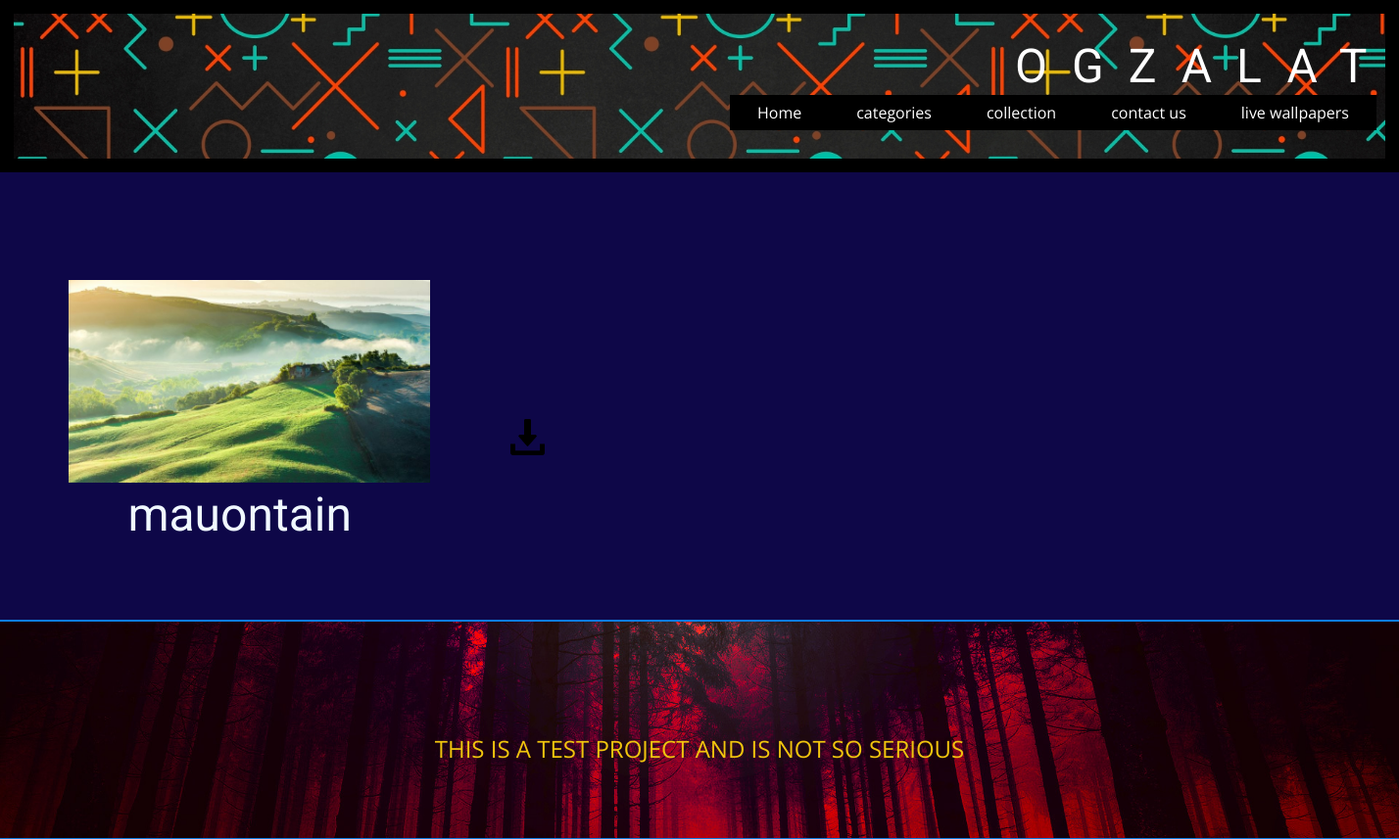
/nature/, run on the app's committed database.
### wallpaper/models.py (models this page shows)
class Wallpaper(models.Model):
    title = models.CharField(max_length=225)
    image = models.ImageField(upload_to='image/')
    Wallpaper=models.ImageField(upload_to='walls/')
    created_time = models.DateTimeField(auto_now=True)
    CATEGORY = [
        ('GAMES' , 'Games'),
        ('NATURE' , 'Nature'),
        ('ABSTRACT' , 'Abstract'),
        ('CARS' , 'Cars'),
        ('ANIMALS' , 'Animals') ,
        ('ARCHITECTURE' , 'Architecture'),
        ('SPACE' , 'Space'),
        ('RANDOM' , 'Random'),
    ]
    category = models.CharField(max_length=15, choices=CATEGORY , default='Random')
    def __str__(self) :
        return self.title

### wallpaper/views.py (the view)
# urls.py: path('nature/',views.nature,name='nature'),
def nature(request,):
    wall = Wallpaper.objects.all()
    context = {
        "photolist" : wall,
        "photocount" : wall.count()
    }
    return render(request ,'walls/category/nature.html',context)

### templates/walls/category/nature.html (shortened to what this page needs)
<!DOCTYPE html>
{% load static %}
<html style="font-size: 16px;" lang="en"><head>
    <link rel="stylesheet" href="{% static 'nicepage.css' %} " media="screen">
<link rel="stylesheet" href="{% static 'games.css' %} " media="screen">
</head>
  <body class="u-body u-xl-mode" data-lang="en"><header class="u-border-14 u-border-black u-clearfix u-header u-image u-header" id="sec-b83f" data-image-width="1920" data-image-height="1080"><div class="u-clearfix u-sheet u-sheet-1">
        <h3 class="u-text u-text-body-alt-color u-text-1">
          <span style="font-size: 48px;">OGZALAT</span>
        </h3>
        <nav class="u-menu u-menu-dropdown u-offcanvas u-menu-1">
          <div class="u-custom-menu u-nav-container">
            <ul class="u-nav u-unstyled u-nav-1"><li class="u-nav-item">
              <a class="u-active-black u-black u-button-style u-hover-palette-1-base u-nav-link u-text-active-white u-text-hover-white" href="{% url 'wall:home' %}" style="padding: 10px 28px;">Home</a>
</li><li class="u-nav-item">
  <a class="u-active-black u-black u-button-style u-hover-palette-1-base u-nav-link u-text-active-white u-text-hover-white" href="{% url 'wall:home' %}" style="padding: 10px 28px;">categories</a>
</li><li class="u-nav-item"><a class="u-active-black u-black u-button-style u-hover-palette-1-base u-nav-link u-text-active-white u-text-hover-white" href="{% url 'wall:collection' %}" style="padding: 10px 28px;">collection</a>
</li><li class="u-nav-item"><a class="u-active-black u-black u-button-style u-hover-palette-1-base u-nav-link u-text-active-white u-text-hover-white" href="{% url 'wall:contact' %}" style="padding: 10px 28px;">contact us</a>
</li><li class="u-nav-item"><a class="u-active-black u-black u-button-style u-hover-palette-1-base u-nav-link u-text-active-white u-text-hover-white" style="padding: 10px 28px;">live wallpapers</a>
</li></ul>
          </div>
          </div>
      </div></header>
<div id="dofr">
    <div class="grid-container">
                {% if photolist %}
                    {% for concert in photolist %}
                      {% if concert.category == 'NATURE'%}
                        <div class="grid-item">
                          <img class="image image1"  src="{{ concert.image.url }}" alt="">
                          <img class="image image2" src="{% static 'images/22.png' %}" alt="">
                          <h2 id="lok">{{ concert }}</h2>
                        </div>
                      {%endif%}
                    {%endfor%}
                {% endif %}
        </div>
      </div>
    <footer class="u-align-center u-clearfix u-custom-color-1 u-footer u-footer" id="sec-8606"><img class="u-expanded-width u-image u-image-default u-image-1" src="{% static 'images/wallpapersden.com_red-forest_1920x1080.jpg' %}" alt="" data-image-width="1920" data-image-height="1080"><p class="u-small-text u-text u-text-palette-3-base u-text-variant u-text-1">THIS IS A TEST PROJECT AND IS NOT SO SERIOUS</p></footer>
</body>
</html>

### templates/walls/category/nature.html (style rules this page uses)
.grid-container { background-color: rgb(14, 7, 72); display: grid; grid-template-columns: repeat(3, minmax(0, 1fr)); padding: 10px; row-gap: 50px; }
.grid-item { position: relative; border: 30px; padding: 50px; display: flex; flex-direction: column; text-align: center; }
.image { position: relative; }
#lok { color: aliceblue; left: 200px; text-align: center; }
.image1 { position: relative; z-index: 1; max-width: 130%; height: 80%; left: 10px; top: 50px; }
.image2 { position: relative; top: -15px; left: 460px; z-index: 2; max-width: 10%; height: auto; }

### data on the page
Wallpaper: image (picture), title "mauontain"
